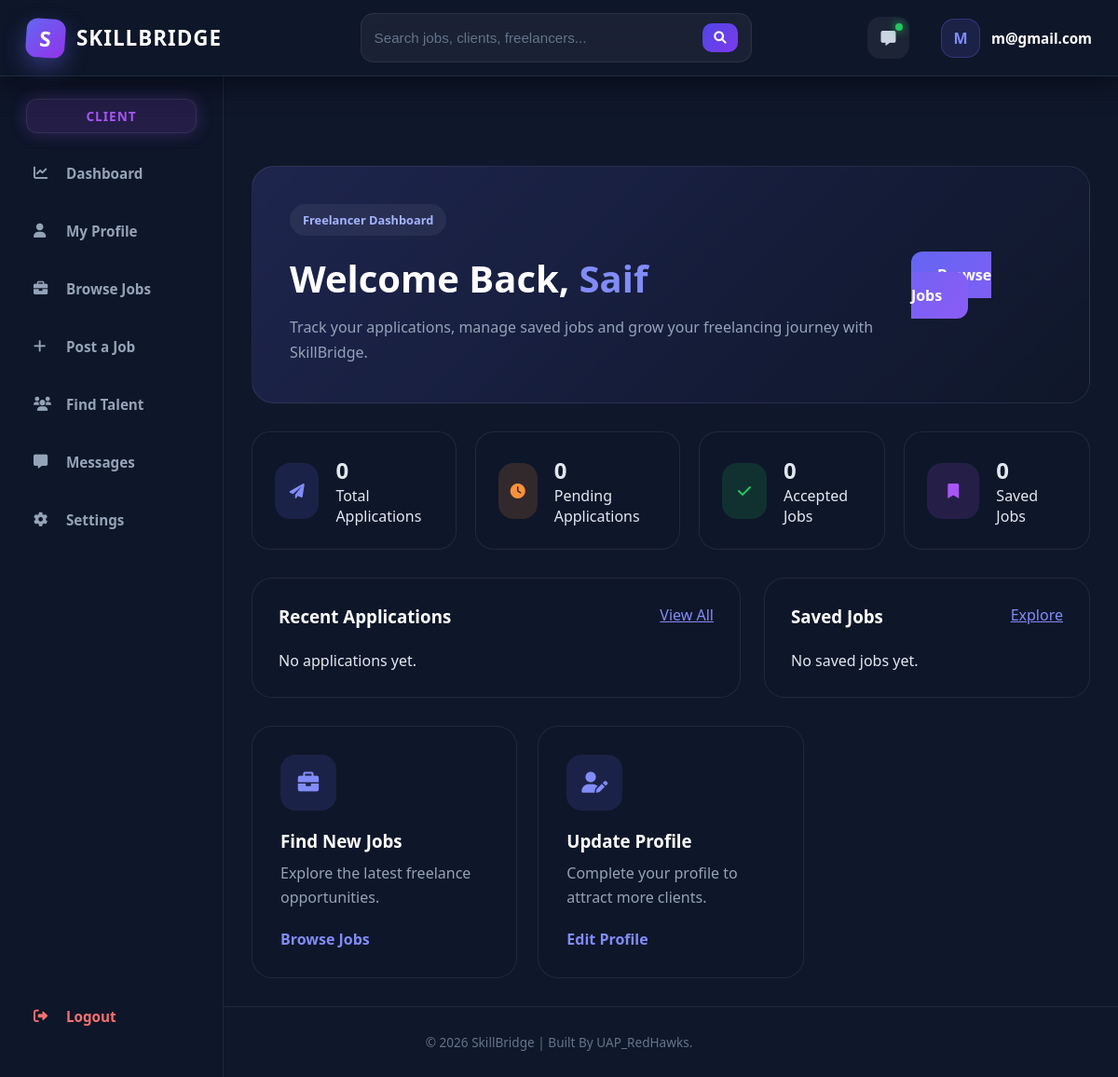
The app's page /users/freelancer-dashboard/ (signed in), older data.
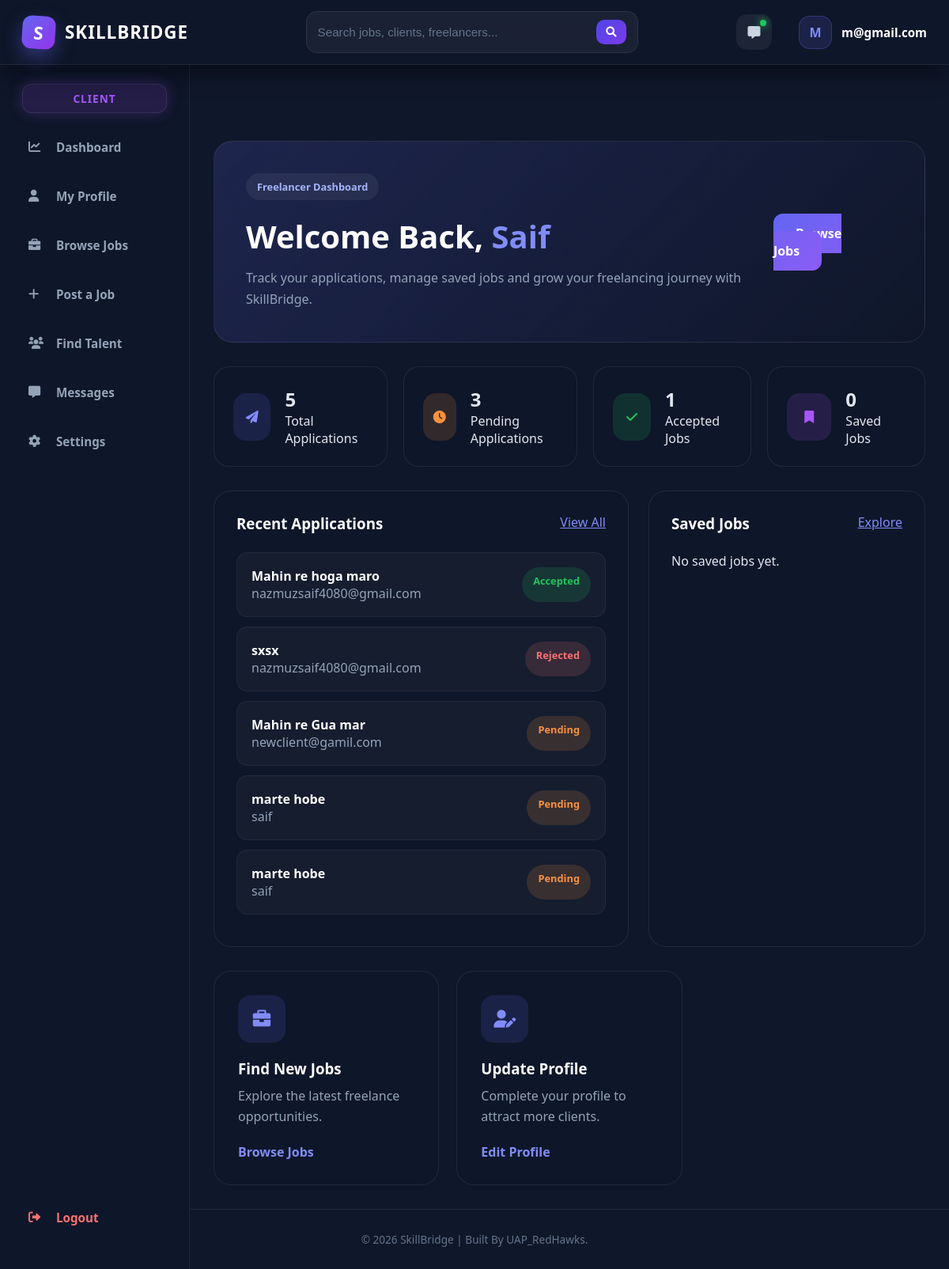
The same page, newer data.
### users/models.py (models this page shows, shortened)
class FreelancerProfile(models.Model):
    user = models.OneToOneField(User, on_delete=models.CASCADE)
    name = models.CharField(max_length=200)
    email = models.EmailField(unique=True)
    phone = models.CharField(max_length=20)
    address = models.TextField()
    universityname = models.CharField(max_length=200, blank=True)
    degree = models.CharField(max_length=200, blank=True)
    skills = models.TextField()
    experience = models.TextField(blank=True)
    bio = models.TextField(blank=True)
    portfolio_link = models.URLField(blank=True)
    githublink = models.URLField(blank=True)
    linkedinlink = models.URLField(blank=True)
    profileimage = models.ImageField(upload_to='profiles/', blank=True, null=True)
    resume = models.FileField(upload_to='resumes/', blank=True, null=True)
    nidnumber = models.CharField(max_length=50)
    createdat = models.DateTimeField(auto_now_add=True)

### jobs/models.py (models this page shows, shortened)
class Application(models.Model):
    STATUS_CHOICES = (
        ('pending', 'Pending'),
        ('shortlisted', 'Shortlisted'),
        ('accepted', 'Accepted'),
        ('rejected', 'Rejected'),
    )
    job = models.ForeignKey(Job, on_delete=models.CASCADE, related_name='applications')
    freelancer = models.ForeignKey(User, on_delete=models.CASCADE, related_name='applications')
    cover_letter = models.TextField()
    proposed_budget = models.DecimalField(max_digits=10, decimal_places=2, null=True, blank=True)
    status = models.CharField(max_length=20, choices=STATUS_CHOICES, default='pending')
    applied_at = models.DateTimeField(auto_now_add=True)

class Job(models.Model):
    client = models.ForeignKey(User, on_delete=models.CASCADE, related_name='posted_jobs')
    title = models.CharField(max_length=255)
    description = models.TextField()
    category = models.ForeignKey(JobCategory, on_delete=models.SET_NULL, null=True)
    skills_required = models.ManyToManyField(Skill)
    budget_min = models.DecimalField(max_digits=10, decimal_places=2, null=True, blank=True)
    budget_max = models.DecimalField(max_digits=10, decimal_places=2, null=True, blank=True)
    deadline = models.DateField(null=True, blank=True)   # ✅ NEW
    is_active = models.BooleanField(default=True)
    created_at = models.DateTimeField(auto_now_add=True)

### users/views.py (the view)
# urls.py: path('freelancer-dashboard/', views.freelancerdashboard, name='freelencerdashboard'),
@login_required
def freelancerdashboard(request):
    profile = FreelancerProfile.objects.get(user=request.user)
    app_qs = Application.objects.filter(freelancer=request.user)
    saved_qs = SavedJob.objects.filter(freelancer=request.user)
    recent_apps = app_qs.select_related('job').order_by('-applied_at')[:5]
    recent_saved = saved_qs.select_related('job').order_by('-saved_at')[:5]
    context = {
        'profile': profile,
        'role': 'freelancer',
        'total_applications': app_qs.count(),
        'pending_applications': app_qs.filter(status='pending').count(),
        'accepted_jobs': app_qs.filter(status='accepted').count(),
        'rejected_jobs': app_qs.filter(status='rejected').count(),
        'saved_jobs': saved_qs.count(),
        'recent_applications': recent_apps,
        'recent_saved_jobs': recent_saved,
    }
    return render(request, 'users/freelencerdashboard.html', context)

### templates/users/freelencerdashboard.html (shortened to what this page needs)
{% extends 'core/base.html' %}
{% load static %}
{% block extra_css %}
  <link rel="stylesheet" href="{% static 'css/user/freelancerdashboard.css' %}" />
{% endblock %}
{% block content %}
  <div class="dashboard-page">
    <section class="welcome-section">
      <div class="welcome-left">
        <span class="small-tag">Freelancer Dashboard</span>
        <h1>
          Welcome Back,
          <span>{{ profile.name }}</span>
        </h1>
        <p>Track your applications, manage saved jobs and grow your freelancing journey with SkillBridge.</p>
      </div>
      <div class="welcome-right">
        <a href="#" class="post-btn">Browse Jobs</a>
      </div>
    </section>
    <section class="stats-grid">
      <div class="stat-card">
        <div class="icon-box blue">
          <i class="fas fa-paper-plane"></i>
        </div>
        <div class="stat-info">
          <h2>{{ total_applications }}</h2>
          <p>Total Applications</p>
        </div>
      </div>
      <div class="stat-card">
        <div class="icon-box orange">
          <i class="fas fa-clock"></i>
        </div>
        <div class="stat-info">
          <h2>{{ pending_applications }}</h2>
          <p>Pending Applications</p>
        </div>
      </div>
      <div class="stat-card">
        <div class="icon-box green">
          <i class="fas fa-check"></i>
        </div>
        <div class="stat-info">
          <h2>{{ accepted_jobs }}</h2>
          <p>Accepted Jobs</p>
        </div>
      </div>
      <div class="stat-card">
        <div class="icon-box purple">
          <i class="fas fa-bookmark"></i>
        </div>
        <div class="stat-info">
          <h2>{{ saved_jobs }}</h2>
          <p>Saved Jobs</p>
        </div>
      </div>
    </section>
    <section class="dashboard-grid">
      <div class="dashboard-card">
        <div class="card-header">
          <h3>Recent Applications</h3>
          <a href="#">View All</a>
        </div>
        <div class="application-list">
          {% for app in recent_applications %}
            <div class="application-item">
              <div>
                <h4>{{ app.job.title }}</h4>
                <p>{{ app.job.client.username }}</p>
              </div>
              <span class="status {{ app.status }}">{{ app.status|title }}</span>
            </div>
          {% empty %}
            <p>No applications yet.</p>
          {% endfor %}
        </div>
      </div>
      <div class="dashboard-card">
        <div class="card-header">
          <h3>Saved Jobs</h3>
          <a href="#">Explore</a>
        </div>
        <div class="saved-job">
          {% for saved in recent_saved_jobs %}
            <div class="saved-item">
              <h4>{{ saved.job.title }}</h4>
              <p>Saved Job</p>
            </div>
          {% empty %}
            <p>No saved jobs yet.</p>
          {% endfor %}
        </div>
      </div>
    </section>
    <section class="quick-action">
      <div class="action-card">
        <i class="fas fa-briefcase"></i>
        <h3>Find New Jobs</h3>
        <p>Explore the latest freelance opportunities.</p>
        <a href="#">Browse Jobs</a>
      </div>
      <div class="action-card">
        <i class="fas fa-user-edit"></i>
        <h3>Update Profile</h3>
        <p>Complete your profile to attract more clients.</p>
        <a href="#">Edit Profile</a>
      </div>
    </section>
  </div>
{% endblock %}

### templates/core/base.html (shortened to what this page needs)
{% load static %}
<!DOCTYPE html>
<html lang="en">
  <head>
    <link rel="stylesheet" href="https://cdnjs.cloudflare.com/ajax/libs/font-awesome/6.0.0/css/all.min.css" />
    <link rel="stylesheet" href="{% static 'css/core/base.css' %}" />
    {% block extra_css %}
    {% endblock %}
  </head>
  <body>
    <nav class="navbar">
      <div class="nav-container">
        <div class="nav-left">
          <a href="/" class="brand-logo"><div class="logo-box">S</div>SKILLBRIDGE</a>
          {% if user.is_authenticated %}
            <div class="nav-search">
              <form method="GET" action="{% url 'search' %}" class="search-form">
                <input type="text" name="q" placeholder="Search jobs, clients, freelancers..." />
                <button type="submit"><i class="fas fa-search"></i></button>
              </form>
            </div>
          {% else %}
            <div class="nav-links">
              <a href="/" class="nav-item">Home</a>
              <a href="#" class="nav-item">Browse Jobs</a>
              <a href="#" class="nav-item">Find Talent</a>
            </div>
          {% endif %}
        </div>
        <div class="nav-right">
          {% if user.is_authenticated %}
            <a href="#" class="message-btn"><i class="fas fa-message"></i></a>
            <div class="user-info">
              <div class="user-avatar">{{ user.username.0|upper }}</div>
              <span class="user-name">{{ user.username }}</span>
            </div>
          {% else %}
            <a href="{% url 'login' %}" class="btn-login">Login</a>
            <a href="{% url 'signup' %}" class="btn-signup">Sign Up</a>
          {% endif %}
        </div>
      </div>
    </nav>
    {% if user.is_authenticated %}
      <div class="dashboard-layout">
        {% with current=request.path %}
          <aside class="sidebar">
            {% if request.session.role == 'freelancer' %}
              <div class="role-badge freelancer">Freelancer</div>
              <a href="{% url 'freelencerdashboard' %}" class="sidebar-item {% if request.resolver_match.url_name == 'freelencerdashboard' %}active{% endif %}"><i class="fas fa-chart-line"></i>Dashboard</a>
              <a href="{% url 'freelancerprofile' %}" class="sidebar-item {% if request.resolver_match.url_name == 'freelancerprofile' %}active{% endif %}"><i class="fas fa-user"></i>My Profile</a>
              <a href="{% url 'job_list' %}" class="sidebar-item {% if request.resolver_match.url_name == 'job_list' %}active{% endif %}"><i class="fas fa-briefcase"></i>Browse Jobs</a>
              <a href="{% url 'my_applications' %}" class="sidebar-item {% if request.resolver_match.url_name == 'my_applications' %}active{% endif %}"><i class="fas fa-file"></i>My Applications</a>
              <a href="{% url 'saved_jobs' %}" class="sidebar-item {% if request.resolver_match.url_name == 'saved_jobs' %}active{% endif %}"><i class="fas fa-bookmark"></i>Saved Jobs</a>
              <a href="#" class="sidebar-item"><i class="fas fa-message"></i>Messages</a>
              <a href="#" class="sidebar-item"><i class="fas fa-gear"></i>Settings</a>
            {% else %}
              <div class="role-badge client">Client</div>
              <a href="{% url 'clientdashboard' %}" class="sidebar-item {% if request.resolver_match.url_name == 'clientdashboard' %}active{% endif %}"><i class="fas fa-chart-line"></i>Dashboard</a>
              <a href="{% url 'clientprofile' %}" class="sidebar-item {% if request.resolver_match.url_name == 'clientprofile' %}active{% endif %}"><i class="fas fa-user"></i>My Profile</a>
              <a href="{% url 'job_list' %}" class="sidebar-item {% if request.resolver_match.url_name == 'job_list' %}active{% endif %}"><i class="fas fa-briefcase"></i>Browse Jobs</a>
              <a href="{% url 'post_job' %}" class="sidebar-item {% if request.resolver_match.url_name == 'post_job' %}active{% endif %}"><i class="fas fa-plus"></i>Post a Job</a>
              <a href="{% url 'findtalents' %}" class="sidebar-item {% if request.resolver_match.url_name == 'findtalents' %}active{% endif %}"><i class="fas fa-users"></i>Find Talent</a>
              <a href="#" class="sidebar-item"><i class="fas fa-message"></i>Messages</a>
              <a href="#" class="sidebar-item"><i class="fas fa-gear"></i>Settings</a>
            {% endif %}
            <a href="{% url 'logout' %}" class="sidebar-item logout-sidebar"><i class="fas fa-right-from-bracket"></i>Logout</a>
          </aside>
        {% endwith %}
        <main class="dashboard-content">
          {% block content %}
          {% endblock %}
        </main>
      </div>
    {% else %}
      <main class="main-wrapper">
        {% block guest_content %}
        {% endblock %}
      </main>
    {% endif %}
    <footer class="footer">
      <div class="footer-content">&copy; 2026 SkillBridge | Built By UAP_RedHawks.</div>
    </footer>
  </body>
</html>

### static/css/user/freelancerdashboard.css (style rules this page uses)
.dashboard-page { width: 100%; flex: 1; }
.welcome-section { display: flex; justify-content: space-between; align-items: center; gap: 20px; padding: 40px; border-radius: 24px; background: linear-gradient(135deg, rgba(99, 102, 241, 0.18), rgba(15, 23, 42, 0.95)); border: 1px solid rgba(255, 255, 255, 0.08); margin-bottom: 30px; }
.small-tag { display: inline-block; padding: 8px 14px; border-radius: 30px; background: rgba(255, 255, 255, 0.06); color: #a5b4fc; font-size: 0.8rem; font-weight: 700; margin-bottom: 18px; }
.welcome-left h1 { font-size: 2.5rem; color: white; margin-bottom: 12px; }
.welcome-left h1 span { color: #818cf8; }
.welcome-left p { color: #94a3b8; max-width: 650px; line-height: 1.7; }
.post-btn { padding: 14px 28px; border-radius: 12px; background: linear-gradient(135deg, #6366f1, #8b5cf6); color: white; text-decoration: none; font-weight: 700; }
.stats-grid { display: grid; grid-template-columns: repeat(4, 1fr); gap: 20px; margin-bottom: 30px; }
.stat-card { background: rgba(15, 23, 42, 0.95); border: 1px solid rgba(255, 255, 255, 0.08); border-radius: 20px; padding: 24px; display: flex; align-items: center; gap: 18px; }
.icon-box { width: 60px; height: 60px; border-radius: 16px; display: flex; justify-content: center; align-items: center; }
.blue { background: rgba(99, 102, 241, 0.15); color: #818cf8; }
.orange { background: rgba(251, 146, 60, 0.15); color: #fb923c; }
.green { background: rgba(34, 197, 94, 0.15); color: #22c55e; }
.purple { background: rgba(168, 85, 247, 0.15); color: #a855f7; }
.dashboard-grid { display: grid; grid-template-columns: 1.5fr 1fr; gap: 25px; margin-bottom: 30px; }
.dashboard-card { background: rgba(15, 23, 42, 0.95); border: 1px solid rgba(255, 255, 255, 0.08); border-radius: 22px; padding: 28px; }
.card-header { display: flex; justify-content: space-between; margin-bottom: 24px; }
.card-header h3 { color: white; }
.card-header a { color: #818cf8; }
.application-item, .saved-item { display: flex; justify-content: space-between; padding: 18px; border-radius: 14px; background: rgba(255, 255, 255, 0.03); border: 1px solid rgba(255, 255, 255, 0.05); margin-bottom: 12px; }
.application-item h4, .saved-item h4 { color: white; }
.application-item p, .saved-item p { color: #94a3b8; }
.status { padding: 8px 14px; border-radius: 30px; font-size: 0.8rem; font-weight: 700; }
.pending { background: rgba(251, 146, 60, 0.15); color: #fb923c; }
.accepted { background: rgba(34, 197, 94, 0.15); color: #22c55e; }
.rejected { background: rgba(248, 113, 113, 0.15); color: #f87171; }
.quick-action { display: grid; grid-template-columns: repeat(3, 1fr); gap: 22px; }
.action-card { background: rgba(15, 23, 42, 0.95); border: 1px solid rgba(255, 255, 255, 0.08); border-radius: 22px; padding: 30px; transition: 0.3s ease; }
.action-card i { width: 60px; height: 60px; border-radius: 16px; display: flex; align-items: center; justify-content: center; background: rgba(99, 102, 241, 0.15); color: #818cf8; font-size: 1.4rem; margin-bottom: 20px; }
.action-card h3 { color: white; margin-bottom: 10px; }
.action-card p { color: #94a3b8; line-height: 1.6; margin-bottom: 20px; }
.action-card a { color: #818cf8; text-decoration: none; font-weight: 700; }

Row changes from the older to the newer data that the page shows:
added Application: job "Mahin re hoga maro", job.client.username "nazmuzsaif4080@gmail.com", status "Accepted"
added Application: job "sxsx", job.client.username "nazmuzsaif4080@gmail.com", status "Rejected"
added Application: job "Mahin re Gua mar", job.client.username "newclient@gamil.com", status "Pending"
added Application: job "marte hobe", job.client.username "saif", status "Pending"
added Application: job "marte hobe", job.client.username "saif", status "Pending"
Text that changed along with them:
{{ total_applications }}: "0" → "5"
{{ pending_applications }}: "0" → "3"
{{ accepted_jobs }}: "0" → "1"
text no longer shown: "No applications yet."
